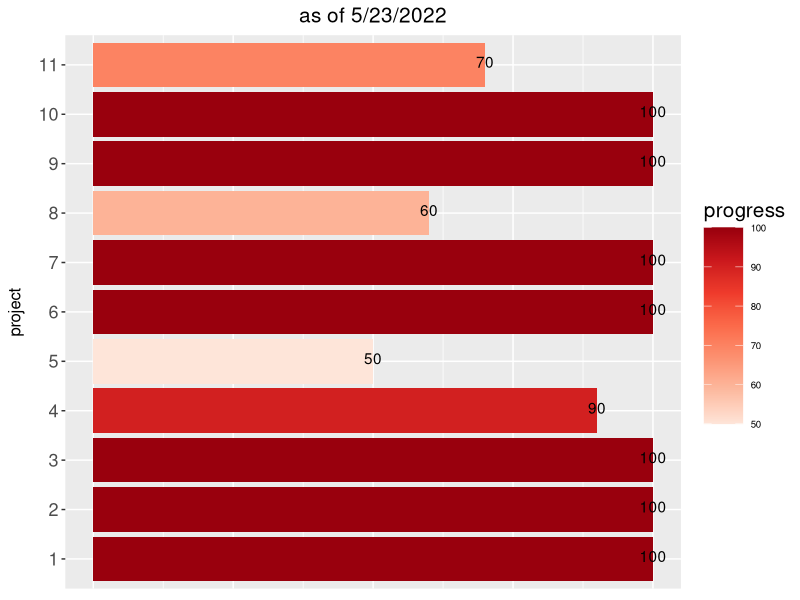

Reproduce this figure in R.
## ---- chunk 1
knitr::opts_chunk$set(echo = TRUE)
library(tidyverse)
## ---- chunk 2
###### https://rstudio-pubs-static.s3.amazonaws.com/215319_ac67755c296b441dac7b24b48fc30156.html
project_progress=data.frame(project=seq(1,11), progress=c(100, 100, 100, 90, 50, 100, 100, 60, 100, 100, 70))
bp.y <- ggplot(data =project_progress, aes(x = factor(project), y = progress)) + 
    geom_bar(stat = "identity", aes(fill = progress))+ 
  labs(x = "project")+
  geom_text(aes(label=progress), position=position_dodge(width=0.8), vjust=0.25, color="black")+  # add numbers over bars+
coord_flip()+ 
 theme_gray() +
    theme(axis.title.x = element_blank(), axis.text.x = element_blank(),
          axis.ticks.x = element_blank(), axis.text.y = element_text(size = 13), 
          axis.title.y = element_text(size = 12, margin = margin(0,10,0,0), angle =90 ), # this adjusts "project" on y axis 
          legend.position="none") + 
    scale_fill_distiller(name = "progress", palette = "Reds", direction = 1) + 
  theme(legend.position = "right", legend.direction = "vertical",
          legend.title = element_text(size = 15), legend.key.size = unit(1,"cm"),
          legend.text = element_text(size = 7))+
  ggtitle("as of 5/23/2022")+
  theme(plot.title = element_text(hjust = 0.5, size=15)) #center the title
bp.y
